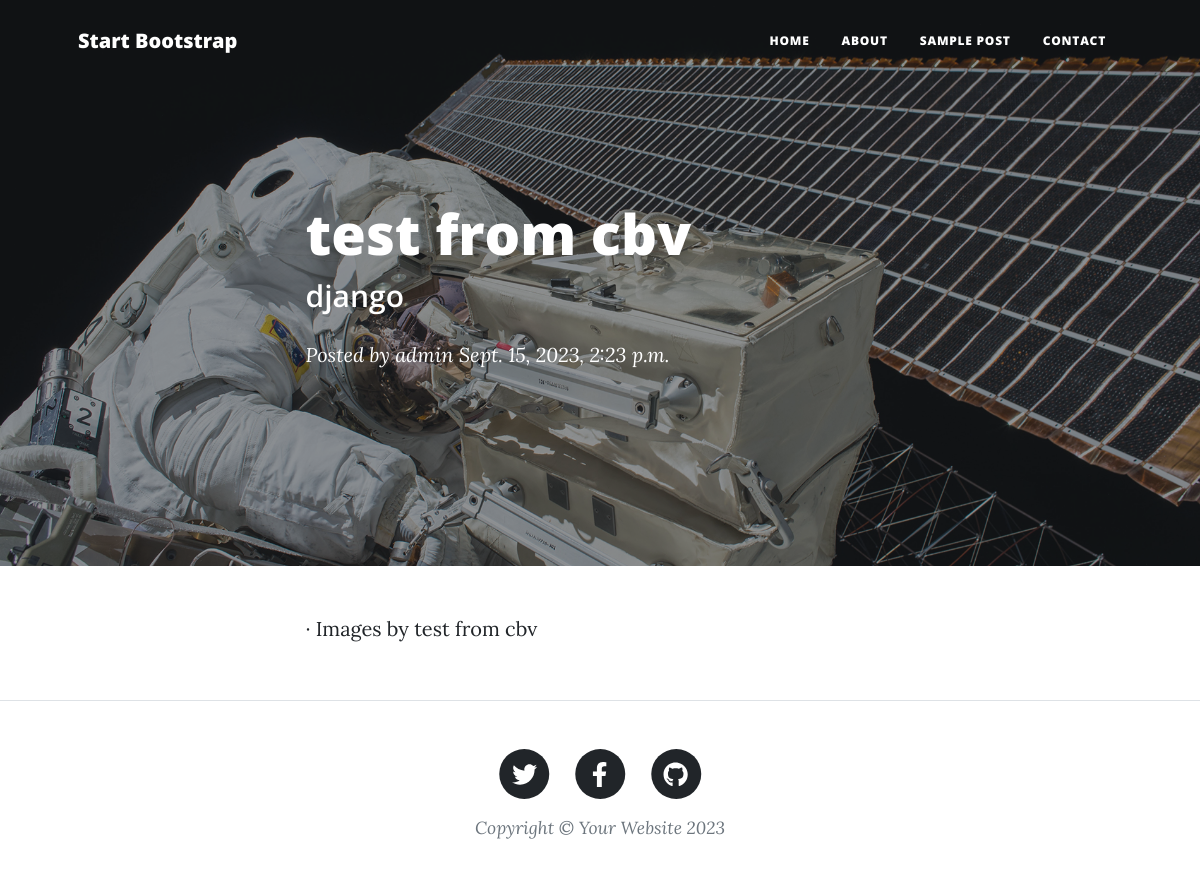
Before: /blog/9 with the older database file.
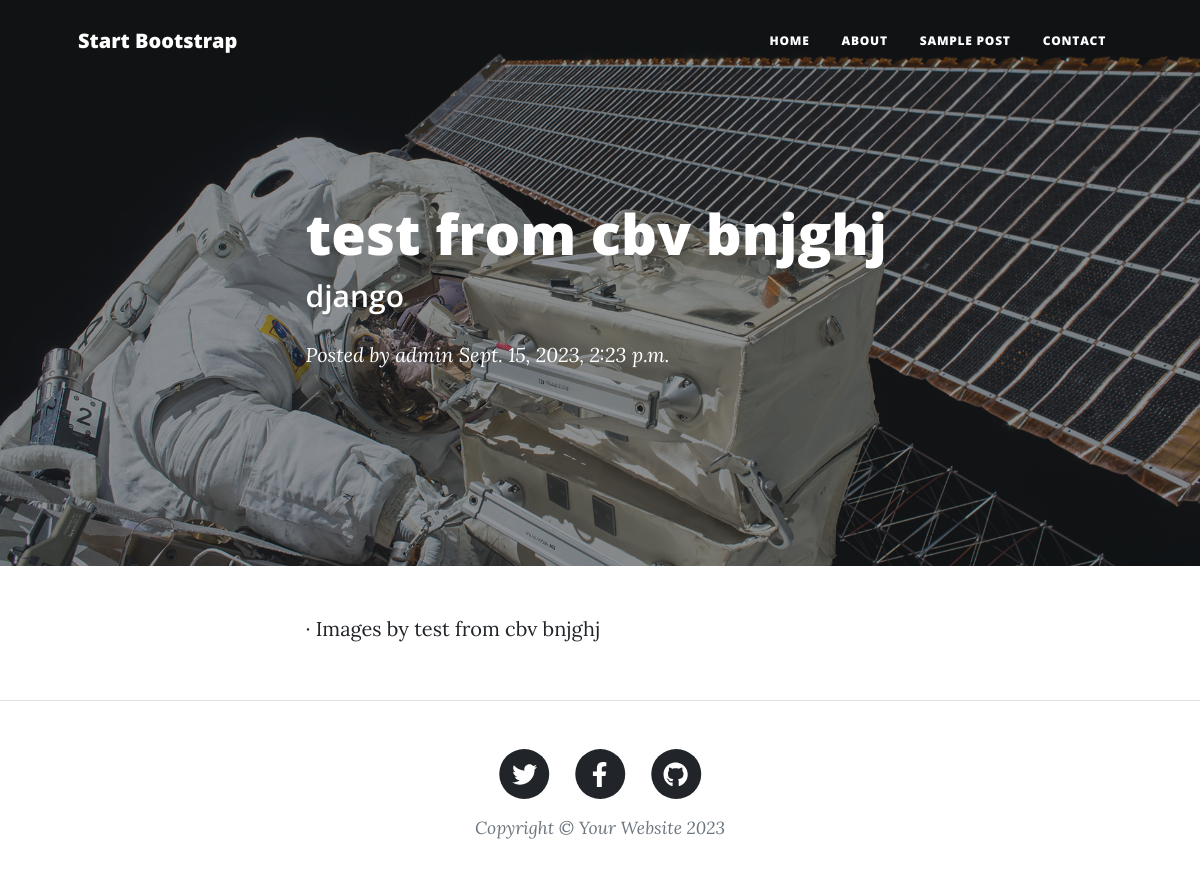
After: the same page with the newer database file.
### posts/models.py (models this page shows)
class Post(models.Model):
    author = models.ForeignKey(User,related_name='post_author' , on_delete=models.SET_NULL,null=True)
    title = models.CharField(max_length=150)
    content = models.TextField(max_length=30000)
    image = models.ImageField(upload_to='posts')
    publish_date = models.DateTimeField(default=timezone.now)
    tags = TaggableManager()

### posts/views2.py (the view)
# urls.py: path('blog/<int:pk>', PostDetail.as_view()),
class PostDetail(generic.DetailView):
    model = Post

### posts/templates/posts/post_detail.html (shortened to what the changed rows need)
{% load static %}
<!DOCTYPE html>
<html lang="en">
    <head>
        <link href="{% static 'css/styles.css' %}" rel="stylesheet" />
    </head>
    <body>
        <header class="masthead" style="background-image: url('{% static 'assets/img/post-bg.jpg' %}')">
            <div class="container position-relative px-4 px-lg-5">
                <div class="row gx-4 gx-lg-5 justify-content-center">
                    <div class="col-md-10 col-lg-8 col-xl-7">
                        <div class="post-heading">
                            <h1>{{post.title}}</h1>
                            <h2 class="subheading">{{post.content}}</h2>
                            <span class="meta">
                                Posted by
                                <a href="#!">{{post.author}}</a>
                                {{post.publish_date}}
                            </span>
                        </div>
                    </div>
                </div>
            </div>
        </header>
        <article class="mb-4">
            <div class="container px-4 px-lg-5">
                <div class="row gx-4 gx-lg-5 justify-content-center">
                    <div class="col-md-10 col-lg-8 col-xl-7">
                            &middot; Images by
                            <a href="{{post.image.url}}">{{post.title}}</a>
                    </div>
                </div>
            </div>
        </article>
    </body>
</html>

Changed rows visible on the page:
changed Post "django": title "test from cbv" → "test from cbv bnjghj"
